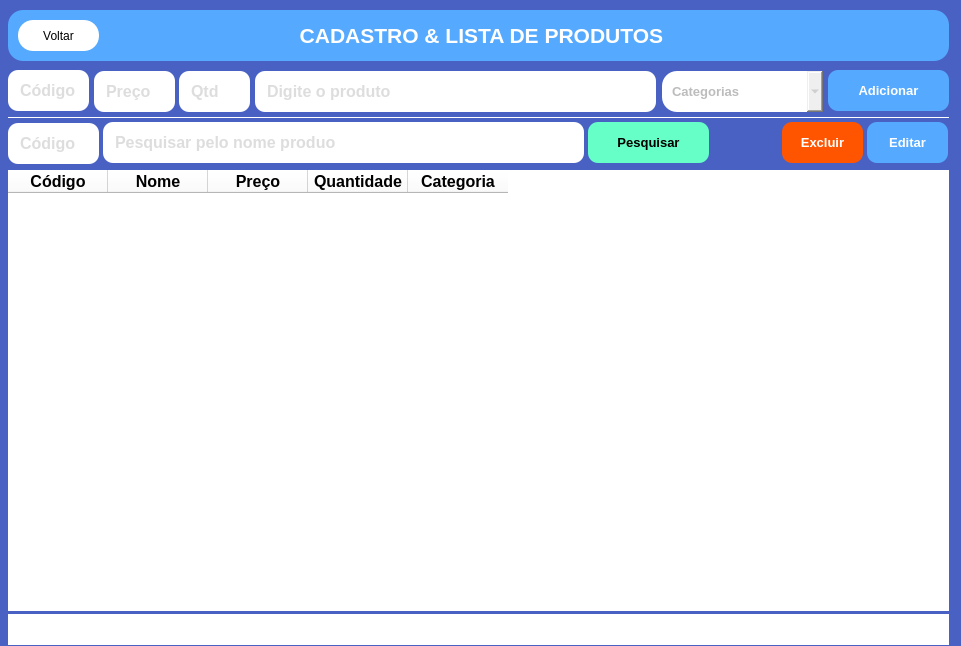
<?xml version="1.0" encoding="UTF-8"?>
<ui version="4.0">
 <class>MainWindow</class>
 <widget class="QMainWindow" name="MainWindow">
  <property name="geometry">
   <rect>
    <x>0</x>
    <y>0</y>
    <width>961</width>
    <height>646</height>
   </rect>
  </property>
  <property name="windowTitle">
   <string>MainWindow</string>
  </property>
  <property name="styleSheet">
   <string notr="true">background-color: rgb(72, 97, 195);
border-radius: 15px</string>
  </property>
  <widget class="QWidget" name="centralwidget">
   <widget class="QLineEdit" name="edtCodigo">
    <property name="enabled">
     <bool>true</bool>
    </property>
    <property name="geometry">
     <rect>
      <x>8</x>
      <y>70</y>
      <width>81</width>
      <height>41</height>
     </rect>
    </property>
    <property name="font">
     <font>
      <pointsize>12</pointsize>
      <weight>75</weight>
      <bold>true</bold>
     </font>
    </property>
    <property name="styleSheet">
     <string notr="true">color: rgb(188, 188, 188);
padding:10px;
border-radius: 10px;
background-color: rgb(255, 255, 255);</string>
    </property>
    <property name="text">
     <string/>
    </property>
    <property name="placeholderText">
     <string>Código</string>
    </property>
   </widget>
   <widget class="QLineEdit" name="edtPreco">
    <property name="geometry">
     <rect>
      <x>94</x>
      <y>71</y>
      <width>81</width>
      <height>41</height>
     </rect>
    </property>
    <property name="font">
     <font>
      <pointsize>12</pointsize>
      <weight>75</weight>
      <bold>true</bold>
     </font>
    </property>
    <property name="styleSheet">
     <string notr="true">color: rgb(188, 188, 188);
padding:10px;
border-radius: 10px;
background-color: rgb(255, 255, 255);</string>
    </property>
    <property name="text">
     <string/>
    </property>
    <property name="placeholderText">
     <string>Preço</string>
    </property>
   </widget>
   <widget class="QLineEdit" name="edtNome">
    <property name="enabled">
     <bool>true</bool>
    </property>
    <property name="geometry">
     <rect>
      <x>255</x>
      <y>71</y>
      <width>401</width>
      <height>41</height>
     </rect>
    </property>
    <property name="font">
     <font>
      <pointsize>12</pointsize>
      <weight>75</weight>
      <bold>true</bold>
     </font>
    </property>
    <property name="styleSheet">
     <string notr="true">color: rgb(188, 188, 188);
padding:10px;
background-color: rgb(255, 255, 255);
border-radius: 10px;
</string>
    </property>
    <property name="text">
     <string/>
    </property>
    <property name="placeholderText">
     <string>Digite o produto</string>
    </property>
   </widget>
   <widget class="QLabel" name="lblTitulo">
    <property name="geometry">
     <rect>
      <x>8</x>
      <y>10</y>
      <width>941</width>
      <height>51</height>
     </rect>
    </property>
    <property name="font">
     <font>
      <pointsize>16</pointsize>
      <weight>75</weight>
      <bold>true</bold>
     </font>
    </property>
    <property name="styleSheet">
     <string notr="true">background-color: rgb(85, 170, 255);
color: rgb(255, 255, 255);</string>
    </property>
    <property name="text">
     <string> CADASTRO &amp; LISTA DE PRODUTOS</string>
    </property>
    <property name="alignment">
     <set>Qt::AlignCenter</set>
    </property>
   </widget>
   <widget class="QTableWidget" name="tabelaDados">
    <property name="geometry">
     <rect>
      <x>8</x>
      <y>170</y>
      <width>941</width>
      <height>441</height>
     </rect>
    </property>
    <property name="font">
     <font>
      <pointsize>12</pointsize>
     </font>
    </property>
    <property name="styleSheet">
     <string notr="true">background-color: rgb(255, 255, 255);
border-radius: 0px;</string>
    </property>
    <property name="editTriggers">
     <set>QAbstractItemView::NoEditTriggers</set>
    </property>
    <property name="alternatingRowColors">
     <bool>true</bool>
    </property>
    <property name="selectionBehavior">
     <enum>QAbstractItemView::SelectRows</enum>
    </property>
    <attribute name="horizontalHeaderHighlightSections">
     <bool>false</bool>
    </attribute>
    <attribute name="verticalHeaderVisible">
     <bool>false</bool>
    </attribute>
    <attribute name="verticalHeaderHighlightSections">
     <bool>false</bool>
    </attribute>
    <column>
     <property name="text">
      <string>Código</string>
     </property>
     <property name="font">
      <font>
       <pointsize>12</pointsize>
       <weight>75</weight>
       <bold>true</bold>
      </font>
     </property>
    </column>
    <column>
     <property name="text">
      <string>Nome</string>
     </property>
     <property name="font">
      <font>
       <pointsize>12</pointsize>
       <weight>75</weight>
       <bold>true</bold>
      </font>
     </property>
    </column>
    <column>
     <property name="text">
      <string>Preço</string>
     </property>
     <property name="font">
      <font>
       <pointsize>12</pointsize>
       <weight>75</weight>
       <bold>true</bold>
      </font>
     </property>
    </column>
    <column>
     <property name="text">
      <string>Quantidade</string>
     </property>
     <property name="font">
      <font>
       <pointsize>12</pointsize>
       <weight>75</weight>
       <bold>true</bold>
      </font>
     </property>
    </column>
    <column>
     <property name="text">
      <string>Categoria</string>
     </property>
     <property name="font">
      <font>
       <pointsize>12</pointsize>
       <weight>75</weight>
       <bold>true</bold>
      </font>
     </property>
    </column>
   </widget>
   <widget class="Line" name="line">
    <property name="geometry">
     <rect>
      <x>8</x>
      <y>117</y>
      <width>941</width>
      <height>1</height>
     </rect>
    </property>
    <property name="styleSheet">
     <string notr="true">background-color: rgb(255, 255, 255);</string>
    </property>
    <property name="orientation">
     <enum>Qt::Horizontal</enum>
    </property>
   </widget>
   <widget class="QLineEdit" name="edtCodigoPesquisar">
    <property name="enabled">
     <bool>true</bool>
    </property>
    <property name="geometry">
     <rect>
      <x>8</x>
      <y>123</y>
      <width>91</width>
      <height>41</height>
     </rect>
    </property>
    <property name="font">
     <font>
      <pointsize>12</pointsize>
      <weight>75</weight>
      <bold>true</bold>
     </font>
    </property>
    <property name="styleSheet">
     <string notr="true">color: rgb(188, 188, 188);
padding:10px;
border-radius: 10px;
background-color: rgb(255, 255, 255);</string>
    </property>
    <property name="text">
     <string/>
    </property>
    <property name="placeholderText">
     <string>Código</string>
    </property>
   </widget>
   <widget class="QLineEdit" name="edtNomePesquisar">
    <property name="enabled">
     <bool>true</bool>
    </property>
    <property name="geometry">
     <rect>
      <x>103</x>
      <y>122</y>
      <width>481</width>
      <height>41</height>
     </rect>
    </property>
    <property name="font">
     <font>
      <pointsize>12</pointsize>
      <weight>75</weight>
      <bold>true</bold>
     </font>
    </property>
    <property name="styleSheet">
     <string notr="true">color: rgb(188, 188, 188);
padding:10px;
border-radius: 10px;
background-color: rgb(255, 255, 255);</string>
    </property>
    <property name="text">
     <string/>
    </property>
    <property name="placeholderText">
     <string>Pesquisar pelo nome produo</string>
    </property>
   </widget>
   <widget class="QLineEdit" name="edtQuantidade">
    <property name="geometry">
     <rect>
      <x>179</x>
      <y>71</y>
      <width>71</width>
      <height>41</height>
     </rect>
    </property>
    <property name="font">
     <font>
      <pointsize>12</pointsize>
      <weight>75</weight>
      <bold>true</bold>
     </font>
    </property>
    <property name="styleSheet">
     <string notr="true">color: rgb(188, 188, 188);
padding:10px;
border-radius: 10px;
background-color: rgb(255, 255, 255);</string>
    </property>
    <property name="text">
     <string/>
    </property>
    <property name="placeholderText">
     <string>Qtd</string>
    </property>
   </widget>
   <widget class="QPushButton" name="btnVoltar">
    <property name="geometry">
     <rect>
      <x>18</x>
      <y>20</y>
      <width>81</width>
      <height>31</height>
     </rect>
    </property>
    <property name="styleSheet">
     <string notr="true">background-color: rgb(255, 255, 255);</string>
    </property>
    <property name="text">
     <string>Voltar</string>
    </property>
   </widget>
   <widget class="QPushButton" name="btnPesquisar">
    <property name="geometry">
     <rect>
      <x>588</x>
      <y>122</y>
      <width>121</width>
      <height>41</height>
     </rect>
    </property>
    <property name="font">
     <font>
      <pointsize>10</pointsize>
      <weight>75</weight>
      <bold>true</bold>
     </font>
    </property>
    <property name="styleSheet">
     <string notr="true">background-color: rgb(101, 255, 199);
color: rgb(0, 0, 0);
border-radius: 10px</string>
    </property>
    <property name="text">
     <string>Pesquisar</string>
    </property>
   </widget>
   <widget class="QPushButton" name="btnExcluir">
    <property name="geometry">
     <rect>
      <x>782</x>
      <y>122</y>
      <width>81</width>
      <height>41</height>
     </rect>
    </property>
    <property name="font">
     <font>
      <pointsize>10</pointsize>
      <weight>75</weight>
      <bold>true</bold>
     </font>
    </property>
    <property name="styleSheet">
     <string notr="true">background-color: rgb(255, 85, 0);
color: rgb(255, 255, 255);
border-radius: 10px</string>
    </property>
    <property name="text">
     <string>Excluir</string>
    </property>
   </widget>
   <widget class="QPushButton" name="btnEditar">
    <property name="geometry">
     <rect>
      <x>867</x>
      <y>122</y>
      <width>81</width>
      <height>41</height>
     </rect>
    </property>
    <property name="font">
     <font>
      <pointsize>10</pointsize>
      <weight>75</weight>
      <bold>true</bold>
     </font>
    </property>
    <property name="styleSheet">
     <string notr="true">background-color: rgb(85, 170, 255);
color: #ffffff;
border-radius: 10px</string>
    </property>
    <property name="text">
     <string>Editar</string>
    </property>
   </widget>
   <widget class="QPushButton" name="btnAdicionar">
    <property name="geometry">
     <rect>
      <x>828</x>
      <y>70</y>
      <width>121</width>
      <height>41</height>
     </rect>
    </property>
    <property name="font">
     <font>
      <pointsize>10</pointsize>
      <weight>75</weight>
      <bold>true</bold>
     </font>
    </property>
    <property name="styleSheet">
     <string notr="true">background-color: rgb(85, 170, 255);
color: rgb(255, 255, 255);
border-radius: 10px</string>
    </property>
    <property name="text">
     <string>Adicionar</string>
    </property>
   </widget>
   <widget class="QComboBox" name="cbCategoria">
    <property name="geometry">
     <rect>
      <x>662</x>
      <y>71</y>
      <width>161</width>
      <height>41</height>
     </rect>
    </property>
    <property name="font">
     <font>
      <pointsize>10</pointsize>
      <weight>75</weight>
      <bold>true</bold>
     </font>
    </property>
    <property name="styleSheet">
     <string notr="true">color: rgb(188, 188, 188);
padding:10px;

background-color: none;</string>
    </property>
    <item>
     <property name="text">
      <string>Categorias</string>
     </property>
    </item>
    <item>
     <property name="text">
      <string>Bebidas</string>
     </property>
    </item>
    <item>
     <property name="text">
      <string>Biscoitos</string>
     </property>
    </item>
    <item>
     <property name="text">
      <string>Bolos</string>
     </property>
    </item>
    <item>
     <property name="text">
      <string>Cafés</string>
     </property>
    </item>
    <item>
     <property name="text">
      <string>Doces</string>
     </property>
    </item>
    <item>
     <property name="text">
      <string>Lanches</string>
     </property>
    </item>
    <item>
     <property name="text">
      <string>Pães</string>
     </property>
    </item>
    <item>
     <property name="text">
      <string>Produtos de Confeitaria</string>
     </property>
    </item>
    <item>
     <property name="text">
      <string>Refrigerantes</string>
     </property>
    </item>
    <item>
     <property name="text">
      <string>Sucos</string>
     </property>
    </item>
    <item>
     <property name="text">
      <string>Salgados</string>
     </property>
    </item>
    <item>
     <property name="text">
      <string>Tortas</string>
     </property>
    </item>
    <item>
     <property name="text">
      <string>Outros</string>
     </property>
    </item>
   </widget>
   <widget class="QLabel" name="lblMensagem">
    <property name="geometry">
     <rect>
      <x>8</x>
      <y>614</y>
      <width>941</width>
      <height>31</height>
     </rect>
    </property>
    <property name="font">
     <font>
      <pointsize>10</pointsize>
     </font>
    </property>
    <property name="styleSheet">
     <string notr="true">background-color: rgb(255, 255, 255);
border-radius: none</string>
    </property>
    <property name="text">
     <string/>
    </property>
   </widget>
  </widget>
 </widget>
 <tabstops>
  <tabstop>edtCodigo</tabstop>
  <tabstop>edtPreco</tabstop>
  <tabstop>edtQuantidade</tabstop>
  <tabstop>edtNome</tabstop>
  <tabstop>cbCategoria</tabstop>
  <tabstop>btnAdicionar</tabstop>
  <tabstop>edtCodigoPesquisar</tabstop>
  <tabstop>edtNomePesquisar</tabstop>
  <tabstop>btnPesquisar</tabstop>
  <tabstop>btnExcluir</tabstop>
  <tabstop>btnEditar</tabstop>
  <tabstop>tabelaDados</tabstop>
  <tabstop>btnVoltar</tabstop>
 </tabstops>
 <resources/>
 <connections/>
</ui>
